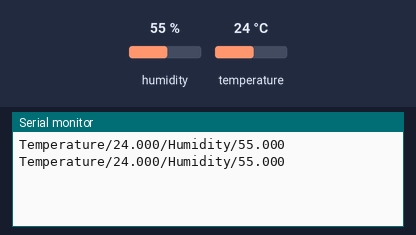
A sketch run on a simulated Arduino Uno, built with avr-gcc and run on an emulated ATmega328P. Parts: the last lines printed to the serial monitor. The test bench sets the inputs (shaded band); at power-on: humidity 55 %, temperature 24 °C.

Above: at 5.8 s.
5.9 s: humidity set to 22 %
At 10.6 s:
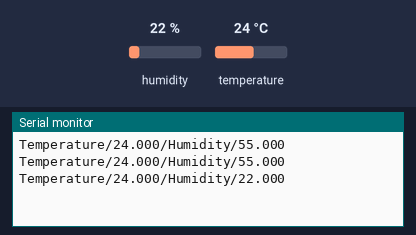
11.9 s: temperature set to 12 °C
At 16.5 s:
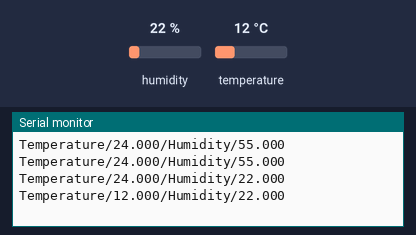
17.9 s: humidity set to 40 %
At 21.2 s:
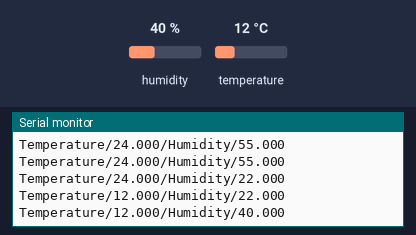
Timing chart, 0 to 22.7 s (numbered marks = the images above; inputs shaded):
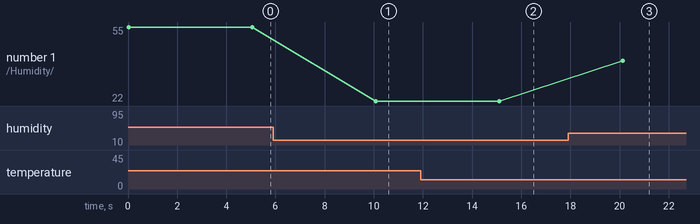

Measured:
- after the input at 5.9 s, the serial monitor: prints a new line after 4.2 s (image 1)
- after the input at 11.9 s, the serial monitor: prints a new line after 3.2 s (image 2)
- after the input at 17.9 s, the serial monitor: prints a new line after 2.2 s (image 3)
- plotted number 1: 55 → 22 after the input at 5.9 s, 22 → 40 after the input at 17.9 s

The sketch:

dht-test.ino
```cpp
#include <DHT.h>

#define DHTPIN 7
#define DHTTYPE DHT11

DHT dht(DHTPIN, DHT11);
float temperature, humidity;
String temperatureTemp, humidityTemp, combine;

void setup() {
  Serial.begin(9600);
  dht.begin();
  // put your setup code here, to run once:

}

void loop() {
  // put your main code here, to run repeatedly:
  temperature = dht.readTemperature();
  humidity = dht.readHumidity();

  temperatureTemp = String(temperature,3);
  humidityTemp = String(humidity,3);
  Serial.println("Temperature/" + temperatureTemp + "/Humidity/" + humidityTemp );

  delay(5000);
}
```
